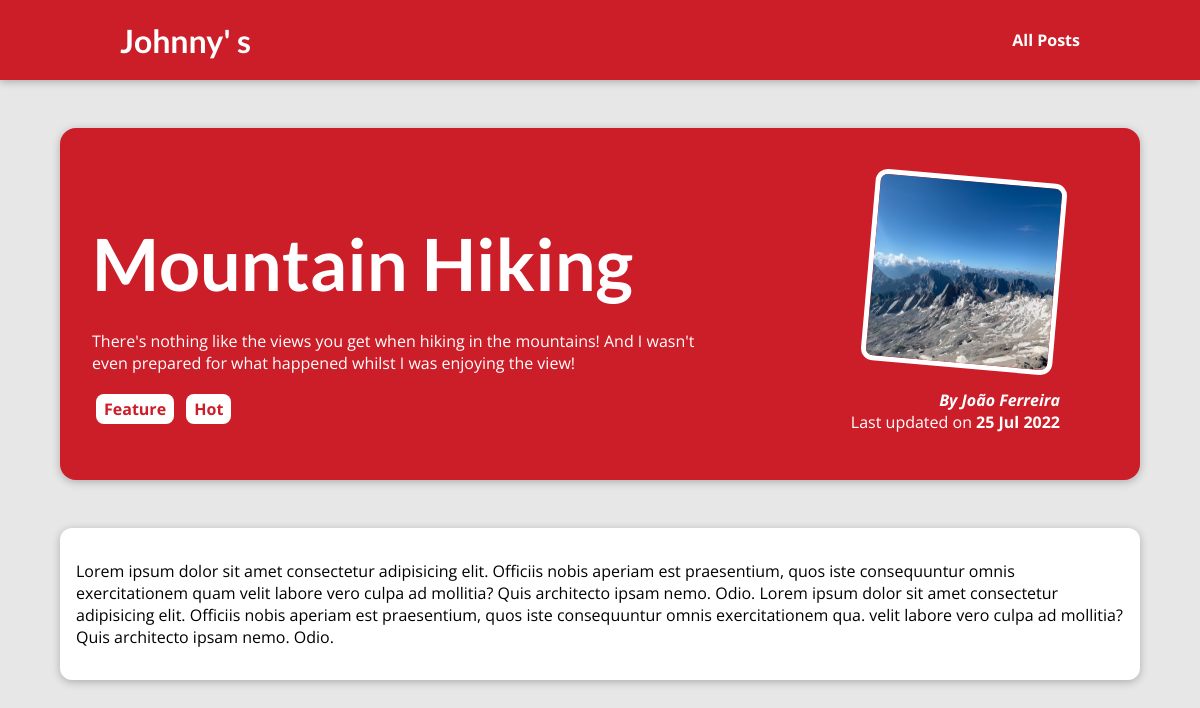
The page /posts/hike-in-the-mountains on the database its author committed.
### blog/models.py (models this page shows, shortened)
class Post(models.Model):
    title = models.CharField(max_length=150)
    excerpt = models.CharField(max_length=250)
    image = models.ImageField(upload_to='posts', null=True)
    date = models.DateTimeField(auto_now=True)
    slug = models.SlugField(unique=True)
    content = models.TextField(validators=[MinLengthValidator(10)])
    author = models.ForeignKey(
        Author, on_delete=models.SET_NULL, null=True, related_name='posts')
    tags = models.ManyToManyField(Tag, related_name='posts')

class Tag(models.Model):
    caption = models.CharField(max_length=50, unique=True)

class Author(models.Model):
    first_name = models.CharField(max_length=100)
    last_name = models.CharField(max_length=100)
    email = models.EmailField(max_length=255)
    def get_full_name(self):
        return f"{self.first_name} {self.last_name}"
    def __str__(self):
        return self.get_full_name()

### blog/views.py (the view)
# urls.py: path('posts/<slug:slug>', views.post_detail, name='post-detail-page'),
def post_detail(request, slug):
    post = get_object_or_404(Post, slug=slug)
    return render(request, 'blog/post_detail.html', {
        'post': post,
        'tags': post.tags.all()
    })

### blog/templates/blog/post_detail.html (shortened to what this page needs)
{% extends "base.html" %}
{% load static %}
{% block css_files %}
<link rel="stylesheet" href="{% static "blog/post-detail.css" %}" />
{% endblock %}
{% block content %}
<section id="summary">
  <h2>{{ post.title }}</h2>
  <div class="post-excerpt">
    <span class="excert">{{ post.excerpt }}</span>
  </div>
  <div>
    {% for tag in tags %}
      <span class="tag">{{ tag.caption }}</span>
    {% endfor %}
  </div>
  <article>
    <img src="{{post.image.url}}" alt="{{ post.title }}" />
    <address>By {{ post.author }}</address>
    <div>Last updated on <time>{{ post.date|date:"d M Y" }}</time></div>
  </article>
</section>
<main>
  {{ post.content|linebreaks }}
</main>
{% endblock %}

### templates/base.html (shortened to what this page needs)
{% load static %}
<!DOCTYPE html>
<html lang="en">
<head>
  <link rel="stylesheet" href="{% static "app.css" %}">
  {% block css_files %}{% endblock %}
</head>
<body>
  <header id="main-navigation">
    <h1><a href="{% url "starting-page" %}">Johnny' s</a></h1>
    <nav>
      <a href="{% url "posts-page" %}">All Posts</a>
    </nav>
  </header>
  {% block content %}
  {% endblock %}
</body>
</html>

### static/app.css (style rules this page uses)
* { box-sizing: border-box; }
html { font-family: 'Open Sans', 'Lato', sans-serif; }
body { margin: 0; }
h1, h2, h3 { font-family: 'Lato', sans-serif; font-weight: bold; }
#main-navigation { width: 100%; height: 5rem; display: flex; justify-content: space-between; align-items: center; padding: 0 10%; position: absolute; top: 0; left: 0; }
#main-navigation a { text-decoration: none; color: white; font-weight: bold; }

### blog/static/blog/post-detail.css (style rules this page uses)
body { background-color: #e7e7e7; }
#main-navigation { background-color: #cc1e29; box-shadow: 0 2px 8px rgba(0, 0, 0, 0.25); }
#summary { margin: 8rem auto 3rem auto; padding: 2rem; width: 90%; max-width: 90rem; border-radius: 16px; background-color: #cc1e29; position: relative; box-shadow: 0 2px 8px rgba(0, 0, 0, 0.25); height: 22rem; }
#summary h2 { color: white; font-size: 4.5rem; margin-bottom: 0.25rem; }
#summary article { position: absolute; top: 2rem; right: 3rem; padding: 1rem 2rem; border-radius: 12px; text-align: right; color: white; }
#summary article img { width: 12rem; height: 12rem; border-radius: 12px; transform: rotateZ(5deg); border: 5px solid white; margin-bottom: 1rem; }
#summary address { font-weight: bold; }
#summary time { font-weight: bold; }
main { width: 90%; max-width: 90rem; margin: 3rem auto; background-color: white; padding: 1rem; border-radius: 12px; box-shadow: 0 2px 8px rgba(0, 0, 0, 0.25); }
.tag { background-color: white; color: #cc1e29; padding: 0.25rem 0.5rem; border-radius: 8px; margin: 0.25rem; font-weight: bold; }
.excert { color: white; font-size: 1rem; margin-bottom: 1rem; }
.post-excerpt { font-size: 0.85rem; margin-bottom: 1.5rem; margin-top: 1.5rem; width: 40rem; }

### rows shown on the page
Post: title "Mountain Hiking", excerpt "There's nothing like the views you get when hiking in the mountains! And I wasn't even prepared for what happened whilst I was enjoying the view!", image (picture), author "João Ferreira", date "25 Jul 2022", content "Lorem ipsum dolor sit amet consectetur adipisicing elit. Officiis nobis aperiam est praesentium, quos iste consequuntur omnis exercitationem quam velit labore vero culpa ad mollitia? Quis architecto ipsam nemo. Odio. Lorem ipsum dolor sit amet consectetur adipisicing elit. Officiis nobis aperiam est praesentium, quos iste consequuntur omnis exercitationem qua. velit labore vero culpa ad mollitia? Quis architecto ipsam nemo. Odio."
Tag: caption "Feature"
Tag: caption "Hot"
